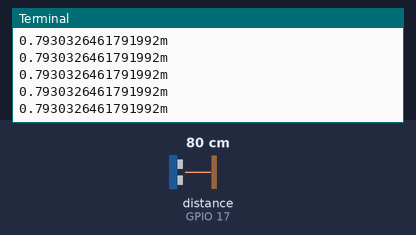
Bench run of a program on a simulated Raspberry Pi (BCM pin numbers). Shown: the last lines printed to the terminal. The inputs (shaded band) are chosen by the test bench; at power-on: distance to the obstacle (sensor on GPIO 17) 80 cm. The echo pulse lasts 58.3 µs per cm; the clock reads 2024-03-15 10:24:30 at power-on unless the program sets it.

Above: at 1.3 s.
1.4 s: distance to the obstacle (sensor on GPIO 17) set to 2 cm
At 1.51 s:
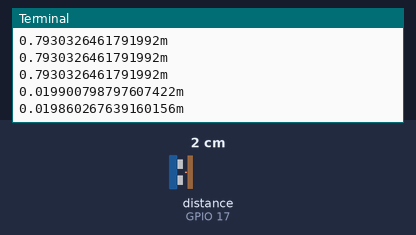
2.9 s: distance to the obstacle (sensor on GPIO 17) set to 4 cm
At 2.91 s:
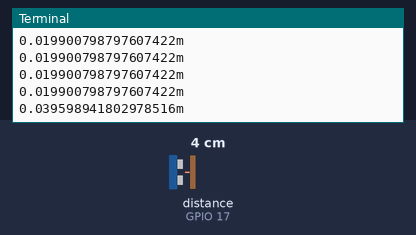
Timing chart, 0 to 5.9 s (numbered marks = the images above; inputs shaded):
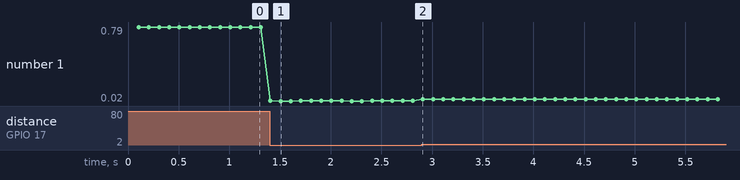

The program:

manual_measurement.py
```python
import RPi.GPIO as GPIO
import time

T_REFRESH = 0.1

GPIO.setmode(GPIO.BCM)

TRIG = 4
ECHO = 17

GPIO.setup(TRIG, GPIO.OUT)
GPIO.output(TRIG, 0)

GPIO.setup(ECHO, GPIO.IN)

time.sleep(0.1)

print('Starting measurements...')

while True:
    cycle_start = time.time()
    GPIO.output(TRIG, 1)
    time.sleep(0.00001)
    GPIO.output(TRIG, 0)

    while GPIO.input(ECHO) == 0:
        pass
    m_start = time.time()

    while GPIO.input(ECHO) == 1:
        pass
    m_stop = time.time()

    t = m_stop - m_start
    d = 170 * t

    print(str(d) + 'm')
    t_cycle = T_REFRESH - (m_stop - cycle_start)
    if t_cycle > 0:
        time.sleep(t_cycle)

GPIO.cleanup()
```

Measured:
- after the input at 1.4 s, the terminal: prints a new line at once (image 1)
- after the input at 2.9 s, the terminal: prints a new line at once (image 2)
- plotted number 1: 0.79 → 0.02 after the input at 1.4 s, 0.02 → 0.04 after the input at 2.9 s
